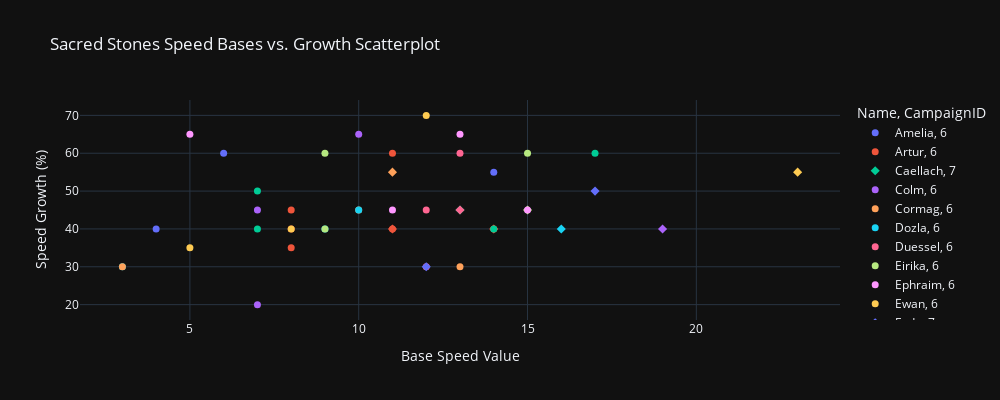

This figure's notebook cell:
### Markdown cell above
## Base/Growth Cast Wide Scatterplot

### Code cell
stat = 'Speed'
df = con.sql(
    f"""
    SELECT 
        s.name
        , s.attribute
        , s.basevalue
        , s.growthvalue
        , b.campaignid
    FROM statscombined s
    LEFT JOIN baseswide b
    ON s.name = b.name
    WHERE s.attribute like '%{stat}%'
    """
).pl()

fig = px.scatter(
    df, x="BaseValue", y="GrowthValue", color="Name", symbol="CampaignID",
    labels={"GrowthValue": f"{stat} Growth (%)", "BaseValue": f"Base {stat} Value"},
    title=f"Sacred Stones {stat} Bases vs. Growth Scatterplot",
    height=400, width=1000
)
fig.update_traces(marker_size=7)
fig.update_layout(template="plotly_dark")
fig.show()

### Figure 1 — Plotly figure (JSON) as saved in the notebook; plotly's stock layout.template omitted (floating-point values rounded to 4 significant figures)
{"data": [{"hovertemplate": "Name=Amelia<br>CampaignID=6<br>Base Speed Value=%{x}<br>Speed Growth (%)=%{y}<extra></extra>", "legendgroup": "Amelia, 6", "marker": {"color": "#636efa", "size": 7, "symbol": "circle"}, "mode": "markers", "name": "Amelia, 6", "orientation": "v", "showlegend": true, "type": "scatter", "x": [4], "xaxis": "x", "y": [40], "yaxis": "y"}, {"hovertemplate": "Name=Artur<br>CampaignID=6<br>Base Speed Value=%{x}<br>Speed Growth (%)=%{y}<extra></extra>", "legendgroup": "Artur, 6", "marker": {"color": "#EF553B", "size": 7, "symbol": "circle"}, "mode": "markers", "name": "Artur, 6", "orientation": "v", "showlegend": true, "type": "scatter", "x": [8], "xaxis": "x", "y": [40], "yaxis": "y"}, {"hovertemplate": "Name=Caellach<br>CampaignID=7<br>Base Speed Value=%{x}<br>Speed Growth (%)=%{y}<extra></extra>", "legendgroup": "Caellach, 7", "marker": {"color": "#00cc96", "size": 7, "symbol": "diamond"}, "mode": "markers", "name": "Caellach, 7", "orientation": "v", "showlegend": true, "type": "scatter", "x": [13], "xaxis": "x", "y": [45], "yaxis": "y"}, {"hovertemplate": "Name=Colm<br>CampaignID=6<br>Base Speed Value=%{x}<br>Speed Growth (%)=%{y}<extra></extra>", "legendgroup": "Colm, 6", "marker": {"color": "#ab63fa", "size": 7, "symbol": "circle"}, "mode": "markers", "name": "Colm, 6", "orientation": "v", "showlegend": true, "type": "scatter", "x": [10], "xaxis": "x", "y": [65], "yaxis": "y"}, {"hovertemplate": "Name=Cormag<br>CampaignID=6<br>Base Speed Value=%{x}<br>Speed Growth (%)=%{y}<extra></extra>", "legendgroup": "Cormag, 6", "marker": {"color": "#FFA15A", "size": 7, "symbol": "circle"}, "mode": "markers", "name": "Cormag, 6", "orientation": "v", "showlegend": true, "type": "scatter", "x": [10], "xaxis": "x", "y": [45], "yaxis": "y"}, {"hovertemplate": "Name=Dozla<br>CampaignID=6<br>Base Speed Value=%{x}<br>Speed Growth (%)=%{y}<extra></extra>", "legendgroup": "Dozla, 6", "marker": {"color": "#19d3f3", "size": 7, "symbol": "circle"}, "mode": "markers", "name": "Dozla, 6", "orientation": "v", "showlegend": true, "type": "scatter", "x": [9], "xaxis": "x", "y": [40], "yaxis": "y"}, {"hovertemplate": "Name=Duessel<br>CampaignID=6<br>Base Speed Value=%{x}<br>Speed Growth (%)=%{y}<extra></extra>", "legendgroup": "Duessel, 6", "marker": {"color": "#FF6692", "size": 7, "symbol": "circle"}, "mode": "markers", "name": "Duessel, 6", "orientation": "v", "showlegend": true, "type": "scatter", "x": [12], "xaxis": "x", "y": [30], "yaxis": "y"}, {"hovertemplate": "Name=Eirika<br>CampaignID=6<br>Base Speed Value=%{x}<br>Speed Growth (%)=%{y}<extra></extra>", "legendgroup": "Eirika, 6", "marker": {"color": "#B6E880", "size": 7, "symbol": "circle"}, "mode": "markers", "name": "Eirika, 6", "orientation": "v", "showlegend": true, "type": "scatter", "x": [9], "xaxis": "x", "y": [60], "yaxis": "y"}, {"hovertemplate": "Name=Ephraim<br>CampaignID=6<br>Base Speed Value=%{x}<br>Speed Growth (%)=%{y}<extra></extra>", "legendgroup": "Ephraim, 6", "marker": {"color": "#FF97FF", "size": 7, "symbol": "circle"}, "mode": "markers", "name": "Ephraim, 6", "orientation": "v", "showlegend": true, "type": "scatter", "x": [11], "xaxis": "x", "y": [45], "yaxis": "y"}, {"hovertemplate": "Name=Ewan<br>CampaignID=6<br>Base Speed Value=%{x}<br>Speed Growth (%)=%{y}<extra></extra>", "legendgroup": "Ewan, 6", "marker": {"color": "#FECB52", "size": 7, "symbol": "circle"}, "mode": "markers", "name": "Ewan, 6", "orientation": "v", "showlegend": true, "type": "scatter", "x": [5], "xaxis": "x", "y": [35], "yaxis": "y"}, {"hovertemplate": "Name=Fado<br>CampaignID=7<br>Base Speed Value=%{x}<br>Speed Growth (%)=%{y}<extra></extra>", "legendgroup": "Fado, 7", "marker": {"color": "#636efa", "size": 7, "symbol": "diamond"}, "mode": "markers", "name": "Fado, 7", "orientation": "v", "showlegend": true, "type": "scatter", "x": [12], "xaxis": "x", "y": [30], "yaxis": "y"}, {"hovertemplate": "Name=Forde<br>CampaignID=6<br>Base Speed Value=%{x}<br>Speed Growth (%)=%{y}<extra></extra>", "legendgroup": "Forde, 6", "marker": {"color": "#EF553B", "size": 7, "symbol": "circle"}, "mode": "markers", "name": "Forde, 6", "orientation": "v", "showlegend": true, "type": "scatter", "x": [8], "xaxis": "x", "y": [45], "yaxis": "y"}, {"hovertemplate": "Name=Franz<br>CampaignID=6<br>Base Speed Value=%{x}<br>Speed Growth (%)=%{y}<extra></extra>", "legendgroup": "Franz, 6", "marker": {"color": "#00cc96", "size": 7, "symbol": "circle"}, "mode": "markers", "name": "Franz, 6", "orientation": "v", "showlegend": true, "type": "scatter", "x": [7], "xaxis": "x", "y": [50], "yaxis": "y"}, {"hovertemplate": "Name=Garcia<br>CampaignID=6<br>Base Speed Value=%{x}<br>Speed Growth (%)=%{y}<extra></extra>", "legendgroup": "Garcia, 6", "marker": {"color": "#ab63fa", "size": 7, "symbol": "circle"}, "mode": "markers", "name": "Garcia, 6", "orientation": "v", "showlegend": true, "type": "scatter", "x": [7], "xaxis": "x", "y": [20], "yaxis": "y"}, {"hovertemplate": "Name=Gerik<br>CampaignID=6<br>Base Speed Value=%{x}<br>Speed Growth (%)=%{y}<extra></extra>", "legendgroup": "Gerik, 6", "marker": {"color": "#FFA15A", "size": 7, "symbol": "circle"}, "mode": "markers", "name": "Gerik, 6", "orientation": "v", "showlegend": true, "type": "scatter", "x": [13], "xaxis": "x", "y": [30], "yaxis": "y"}, {"hovertemplate": "Name=Gilliam<br>CampaignID=6<br>Base Speed Value=%{x}<br>Speed Growth (%)=%{y}<extra></extra>", "legendgroup": "Gilliam, 6", "marker": {"color": "#19d3f3", "size": 7, "symbol": "circle"}, "mode": "markers", "name": "Gilliam, 6", "orientation": "v", "showlegend": true, "type": "scatter", "x": [3], "xaxis": "x", "y": [30], "yaxis": "y"}, {"hovertemplate": "Name=Glen<br>CampaignID=7<br>Base Speed Value=%{x}<br>Speed Growth (%)=%{y}<extra></extra>", "legendgroup": "Glen, 7", "marker": {"color": "#FF6692", "size": 7, "symbol": "diamond"}, "mode": "markers", "name": "Glen, 7", "orientation": "v", "showlegend": true, "type": "scatter", "x": [13], "xaxis": "x", "y": [45], "yaxis": "y"}, {"hovertemplate": "Name=Hayden<br>CampaignID=7<br>Base Speed Value=%{x}<br>Speed Growth (%)=%{y}<extra></extra>", "legendgroup": "Hayden, 7", "marker": {"color": "#B6E880", "size": 7, "symbol": "diamond"}, "mode": "markers", "name": "Hayden, 7", "orientation": "v", "showlegend": true, "type": "scatter", "x": [15], "xaxis": "x", "y": [45], "yaxis": "y"}, {"hovertemplate": "Name=Innes<br>CampaignID=6<br>Base Speed Value=%{x}<br>Speed Growth (%)=%{y}<extra></extra>", "legendgroup": "Innes, 6", "marker": {"color": "#FF97FF", "size": 7, "symbol": "circle"}, "mode": "markers", "name": "Innes, 6", "orientation": "v", "showlegend": true, "type": "scatter", "x": [15], "xaxis": "x", "y": [45], "yaxis": "y"}, {"hovertemplate": "Name=Ismaire<br>CampaignID=7<br>Base Speed Value=%{x}<br>Speed Growth (%)=%{y}<extra></extra>", "legendgroup": "Ismaire, 7", "marker": {"color": "#FECB52", "size": 7, "symbol": "diamond"}, "mode": "markers", "name": "Ismaire, 7", "orientation": "v", "showlegend": true, "type": "scatter", "x": [23], "xaxis": "x", "y": [55], "yaxis": "y"}, {"hovertemplate": "Name=Joshua<br>CampaignID=6<br>Base Speed Value=%{x}<br>Speed Growth (%)=%{y}<extra></extra>", "legendgroup": "Joshua, 6", "marker": {"color": "#636efa", "size": 7, "symbol": "circle"}, "mode": "markers", "name": "Joshua, 6", "orientation": "v", "showlegend": true, "type": "scatter", "x": [14], "xaxis": "x", "y": [55], "yaxis": "y"}, {"hovertemplate": "Name=Knoll<br>CampaignID=6<br>Base Speed Value=%{x}<br>Speed Growth (%)=%{y}<extra></extra>", "legendgroup": "Knoll, 6", "marker": {"color": "#EF553B", "size": 7, "symbol": "circle"}, "mode": "markers", "name": "Knoll, 6", "orientation": "v", "showlegend": true, "type": "scatter", "x": [8], "xaxis": "x", "y": [35], "yaxis": "y"}, {"hovertemplate": "Name=Kyle<br>CampaignID=6<br>Base Speed Value=%{x}<br>Speed Growth (%)=%{y}<extra></extra>", "legendgroup": "Kyle, 6", "marker": {"color": "#00cc96", "size": 7, "symbol": "circle"}, "mode": "markers", "name": "Kyle, 6", "orientation": "v", "showlegend": true, "type": "scatter", "x": [7], "xaxis": "x", "y": [40], "yaxis": "y"}, {"hovertemplate": "Name=Lute<br>CampaignID=6<br>Base Speed Value=%{x}<br>Speed Growth (%)=%{y}<extra></extra>", "legendgroup": "Lute, 6", "marker": {"color": "#ab63fa", "size": 7, "symbol": "circle"}, "mode": "markers", "name": "Lute, 6", "orientation": "v", "showlegend": true, "type": "scatter", "x": [7], "xaxis": "x", "y": [45], "yaxis": "y"}, {"hovertemplate": "Name=Lyon<br>CampaignID=7<br>Base Speed Value=%{x}<br>Speed Growth (%)=%{y}<extra></extra>", "legendgroup": "Lyon, 7", "marker": {"color": "#FFA15A", "size": 7, "symbol": "diamond"}, "mode": "markers", "name": "Lyon, 7", "orientation": "v", "showlegend": true, "type": "scatter", "x": [11], "xaxis": "x", "y": [55], "yaxis": "y"}, {"hovertemplate": "Name=L’Arachel<br>CampaignID=6<br>Base Speed Value=%{x}<br>Speed Growth (%)=%{y}<extra></extra>", "legendgroup": "L’Arachel, 6", "marker": {"color": "#19d3f3", "size": 7, "symbol": "circle"}, "mode": "markers", "name": "L’Arachel, 6", "orientation": "v", "showlegend": true, "type": "scatter", "x": [10], "xaxis": "x", "y": [45], "yaxis": "y"}, {"hovertemplate": "Name=Marisa<br>CampaignID=6<br>Base Speed Value=%{x}<br>Speed Growth (%)=%{y}<extra></extra>", "legendgroup": "Marisa, 6", "marker": {"color": "#FF6692", "size": 7, "symbol": "circle"}, "mode": "markers", "name": "Marisa, 6", "orientation": "v", "showlegend": true, "type": "scatter", "x": [13], "xaxis": "x", "y": [60], "yaxis": "y"}, {"hovertemplate": "Name=Moulder<br>CampaignID=6<br>Base Speed Value=%{x}<br>Speed Growth (%)=%{y}<extra></extra>", "legendgroup": "Moulder, 6", "marker": {"color": "#B6E880", "size": 7, "symbol": "circle"}, "mode": "markers", "name": "Moulder, 6", "orientation": "v", "showlegend": true, "type": "scatter", "x": [9], "xaxis": "x", "y": [40], "yaxis": "y"}, {"hovertemplate": "Name=Myrrh<br>CampaignID=6<br>Base Speed Value=%{x}<br>Speed Growth (%)=%{y}<extra></extra>", "legendgroup": "Myrrh, 6", "marker": {"color": "#FF97FF", "size": 7, "symbol": "circle"}, "mode": "markers", "name": "Myrrh, 6", "orientation": "v", "showlegend": true, "type": "scatter", "x": [5], "xaxis": "x", "y": [65], "yaxis": "y"}, {"hovertemplate": "Name=Natasha<br>CampaignID=6<br>Base Speed Value=%{x}<br>Speed Growth (%)=%{y}<extra></extra>", "legendgroup": "Natasha, 6", "marker": {"color": "#FECB52", "size": 7, "symbol": "circle"}, "mode": "markers", "name": "Natasha, 6", "orientation": "v", "showlegend": true, "type": "scatter", "x": [8], "xaxis": "x", "y": [40], "yaxis": "y"}, {"hovertemplate": "Name=Neimi<br>CampaignID=6<br>Base Speed Value=%{x}<br>Speed Growth (%)=%{y}<extra></extra>", "legendgroup": "Neimi, 6", "marker": {"color": "#636efa", "size": 7, "symbol": "circle"}, "mode": "markers", "name": "Neimi, 6", "orientation": "v", "showlegend": true, "type": "scatter", "x": [6], "xaxis": "x", "y": [60], "yaxis": "y"}, {"hovertemplate": "Name=Orson<br>CampaignID=6<br>Base Speed Value=%{x}<br>Speed Growth (%)=%{y}<extra></extra>", "legendgroup": "Orson, 6", "marker": {"color": "#EF553B", "size": 7, "symbol": "circle"}, "mode": "markers", "name": "Orson, 6", "orientation": "v", "showlegend": true, "type": "scatter", "x": [11, 14], "xaxis": "x", "y": [40, 40], "yaxis": "y"}, {"hovertemplate": "Name=Orson<br>CampaignID=7<br>Base Speed Value=%{x}<br>Speed Growth (%)=%{y}<extra></extra>", "legendgroup": "Orson, 7", "marker": {"color": "#EF553B", "size": 7, "symbol": "diamond"}, "mode": "markers", "name": "Orson, 7", "orientation": "v", "showlegend": true, "type": "scatter", "x": [11, 14], "xaxis": "x", "y": [40, 40], "yaxis": "y"}, {"hovertemplate": "Name=Rennac<br>CampaignID=6<br>Base Speed Value=%{x}<br>Speed Growth (%)=%{y}<extra></extra>", "legendgroup": "Rennac, 6", "marker": {"color": "#00cc96", "size": 7, "symbol": "circle"}, "mode": "markers", "name": "Rennac, 6", "orientation": "v", "showlegend": true, "type": "scatter", "x": [17], "xaxis": "x", "y": [60], "yaxis": "y"}, {"hovertemplate": "Name=Riev<br>CampaignID=7<br>Base Speed Value=%{x}<br>Speed Growth (%)=%{y}<extra></extra>", "legendgroup": "Riev, 7", "marker": {"color": "#ab63fa", "size": 7, "symbol": "diamond"}, "mode": "markers", "name": "Riev, 7", "orientation": "v", "showlegend": true, "type": "scatter", "x": [19], "xaxis": "x", "y": [40], "yaxis": "y"}, {"hovertemplate": "Name=Ross<br>CampaignID=6<br>Base Speed Value=%{x}<br>Speed Growth (%)=%{y}<extra></extra>", "legendgroup": "Ross, 6", "marker": {"color": "#FFA15A", "size": 7, "symbol": "circle"}, "mode": "markers", "name": "Ross, 6", "orientation": "v", "showlegend": true, "type": "scatter", "x": [3], "xaxis": "x", "y": [30], "yaxis": "y"}, {"hovertemplate": "Name=Selena<br>CampaignID=7<br>Base Speed Value=%{x}<br>Speed Growth (%)=%{y}<extra></extra>", "legendgroup": "Selena, 7", "marker": {"color": "#19d3f3", "size": 7, "symbol": "diamond"}, "mode": "markers", "name": "Selena, 7", "orientation": "v", "showlegend": true, "type": "scatter", "x": [16], "xaxis": "x", "y": [40], "yaxis": "y"}, {"hovertemplate": "Name=Seth<br>CampaignID=6<br>Base Speed Value=%{x}<br>Speed Growth (%)=%{y}<extra></extra>", "legendgroup": "Seth, 6", "marker": {"color": "#FF6692", "size": 7, "symbol": "circle"}, "mode": "markers", "name": "Seth, 6", "orientation": "v", "showlegend": true, "type": "scatter", "x": [12], "xaxis": "x", "y": [45], "yaxis": "y"}, {"hovertemplate": "Name=Syrene<br>CampaignID=6<br>Base Speed Value=%{x}<br>Speed Growth (%)=%{y}<extra></extra>", "legendgroup": "Syrene, 6", "marker": {"color": "#B6E880", "size": 7, "symbol": "circle"}, "mode": "markers", "name": "Syrene, 6", "orientation": "v", "showlegend": true, "type": "scatter", "x": [15], "xaxis": "x", "y": [60], "yaxis": "y"}, {"hovertemplate": "Name=Tana<br>CampaignID=6<br>Base Speed Value=%{x}<br>Speed Growth (%)=%{y}<extra></extra>", "legendgroup": "Tana, 6", "marker": {"color": "#FF97FF", "size": 7, "symbol": "circle"}, "mode": "markers", "name": "Tana, 6", "orientation": "v", "showlegend": true, "type": "scatter", "x": [13], "xaxis": "x", "y": [65], "yaxis": "y"}, {"hovertemplate": "Name=Tethys<br>CampaignID=6<br>Base Speed Value=%{x}<br>Speed Growth (%)=%{y}<extra></extra>", "legendgroup": "Tethys, 6", "marker": {"color": "#FECB52", "size": 7, "symbol": "circle"}, "mode": "markers", "name": "Tethys, 6", "orientation": "v", "showlegend": true, "type": "scatter", "x": [12], "xaxis": "x", "y": [70], "yaxis": "y"}, {"hovertemplate": "Name=Valter<br>CampaignID=7<br>Base Speed Value=%{x}<br>Speed Growth (%)=%{y}<extra></extra>", "legendgroup": "Valter, 7", "marker": {"color": "#636efa", "size": 7, "symbol": "diamond"}, "mode": "markers", "name": "Valter, 7", "orientation": "v", "showlegend": true, "type": "scatter", "x": [17], "xaxis": "x", "y": [50], "yaxis": "y"}, {"hovertemplate": "Name=Vanessa<br>CampaignID=6<br>Base Speed Value=%{x}<br>Speed Growth (%)=%{y}<extra></extra>", "legendgroup": "Vanessa, 6", "marker": {"color": "#EF553B", "size": 7, "symbol": "circle"}, "mode": "markers", "name": "Vanessa, 6", "orientation": "v", "showlegend": true, "type": "scatter", "x": [11], "xaxis": "x", "y": [60], "yaxis": "y"}, {"hovertemplate": "Name=Saleh<br>CampaignID=6<br>Base Speed Value=%{x}<br>Speed Growth (%)=%{y}<extra></extra>", "legendgroup": "Saleh, 6", "marker": {"color": "#00cc96", "size": 7, "symbol": "circle"}, "mode": "markers", "name": "Saleh, 6", "orientation": "v", "showlegend": true, "type": "scatter", "x": [14], "xaxis": "x", "y": [40], "yaxis": "y"}], "layout": {"height": 400, "legend": {"title": {"text": "Name, CampaignID"}, "tracegroupgap": 0}, "title": {"text": "Sacred Stones Speed Bases vs. Growth Scatterplot"}, "width": 1000, "xaxis": {"anchor": "y", "autorange": true, "domain": [0, 1], "range": [1.743, 24.26], "title": {"text": "Base Speed Value"}, "type": "linear"}, "yaxis": {"anchor": "x", "autorange": true, "domain": [0, 1], "range": [15.94, 74.06], "title": {"text": "Speed Growth (%)"}, "type": "linear"}}}
